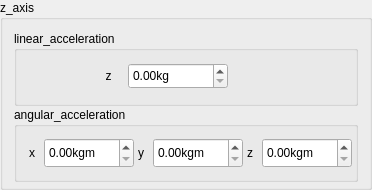
              <widget class="QGroupBox" name="fam_z_axis_groupbox">
               <property name="minimumSize">
                <size>
                 <width>370</width>
                 <height>190</height>
                </size>
               </property>
               <property name="maximumSize">
                <size>
                 <width>372</width>
                 <height>190</height>
                </size>
               </property>
               <property name="title">
                <string>z_axis</string>
               </property>
               <layout class="QGridLayout" name="gridLayout_13">
                <item row="0" column="0">
                 <widget class="QGroupBox" name="fluid_z_linear_acceleration_groupbox">
                  <property name="minimumSize">
                   <size>
                    <width>343</width>
                    <height>75</height>
                   </size>
                  </property>
                  <property name="maximumSize">
                   <size>
                    <width>344</width>
                    <height>78</height>
                   </size>
                  </property>
                  <property name="toolTip">
                   <string> Added mass in the X axis due to linear acceleration in the x,y,z axes</string>
                  </property>
                  <property name="title">
                   <string>linear_acceleration</string>
                  </property>
                  <widget class="QWidget" name="layoutWidget">
                   <property name="geometry">
                    <rect>
                     <x>81</x>
                     <y>32</y>
                     <width>139</width>
                     <height>26</height>
                    </rect>
                   </property>
                   <layout class="QHBoxLayout" name="horizontalLayout_7">
                    <item>
                     <widget class="QLabel" name="fam_zz_label">
                      <property name="minimumSize">
                       <size>
                        <width>12</width>
                        <height>24</height>
                       </size>
                      </property>
                      <property name="maximumSize">
                       <size>
                        <width>15</width>
                        <height>30</height>
                       </size>
                      </property>
                      <property name="text">
                       <string>z</string>
                      </property>
                      <property name="alignment">
                       <set>Qt::AlignCenter</set>
                      </property>
                     </widget>
                    </item>
                    <item>
                     <widget class="QDoubleSpinBox" name="fam_zz_sp">
                      <property name="minimumSize">
                       <size>
                        <width>90</width>
                        <height>24</height>
                       </size>
                      </property>
                      <property name="maximumSize">
                       <size>
                        <width>100</width>
                        <height>30</height>
                       </size>
                      </property>
                      <property name="toolTip">
                       <string>Added mass in the Z axis due to linear acceleration in the Z axis, in kg.</string>
                      </property>
                      <property name="suffix">
                       <string>kg</string>
                      </property>
                      <property name="maximum">
                       <double>1000.000000000000000</double>
                      </property>
                     </widget>
                    </item>
                   </layout>
                  </widget>
                 </widget>
                </item>
                <item row="1" column="0">
                 <widget class="QGroupBox" name="fluid_z_angular_acceleration_groupbox">
                  <property name="minimumSize">
                   <size>
                    <width>343</width>
                    <height>75</height>
                   </size>
                  </property>
                  <property name="maximumSize">
                   <size>
                    <width>345</width>
                    <height>78</height>
                   </size>
                  </property>
                  <property name="toolTip">
                   <string> Added mass in the X axis due to linear acceleration in the x,y,z axes</string>
                  </property>
                  <property name="title">
                   <string>angular_acceleration</string>
                  </property>
                  <layout class="QGridLayout" name="gridLayout_5">
                   <item row="0" column="0">
                    <widget class="QLabel" name="fam_zp_label_">
                     <property name="minimumSize">
                      <size>
                       <width>12</width>
                       <height>24</height>
                      </size>
                     </property>
                     <property name="maximumSize">
                      <size>
                       <width>15</width>
                       <height>30</height>
                      </size>
                     </property>
                     <property name="text">
                      <string>x</string>
                     </property>
                     <property name="alignment">
                      <set>Qt::AlignCenter</set>
                     </property>
                    </widget>
                   </item>
                   <item row="0" column="1">
                    <widget class="QDoubleSpinBox" name="fam_zp_sp">
                     <property name="minimumSize">
                      <size>
                       <width>90</width>
                       <height>24</height>
                      </size>
                     </property>
                     <property name="maximumSize">
                      <size>
                       <width>100</width>
                       <height>30</height>
                      </size>
                     </property>
                     <property name="toolTip">
                      <string> Added mass in the Z axis due to angular acceleration about the X axis, and vice-versa, in kg * m.</string>
                     </property>
                     <property name="suffix">
                      <string>kgm</string>
                     </property>
                     <property name="maximum">
                      <double>1000.000000000000000</double>
                     </property>
                    </widget>
                   </item>
                   <item row="0" column="2">
                    <widget class="QLabel" name="fam_zq_label">
                     <property name="minimumSize">
                      <size>
                       <width>12</width>
                       <height>24</height>
                      </size>
                     </property>
                     <property name="maximumSize">
                      <size>
                       <width>15</width>
                       <height>30</height>
                      </size>
                     </property>
                     <property name="text">
                      <string>y</string>
                     </property>
                     <property name="alignment">
                      <set>Qt::AlignCenter</set>
                     </property>
                    </widget>
                   </item>
                   <item row="0" column="3">
                    <widget class="QDoubleSpinBox" name="fam_zq_sp">
                     <property name="minimumSize">
                      <size>
                       <width>90</width>
                       <height>24</height>
                      </size>
                     </property>
                     <property name="maximumSize">
                      <size>
                       <width>100</width>
                       <height>30</height>
                      </size>
                     </property>
                     <property name="toolTip">
                      <string>Added mass in the Z axis due to angular acceleration about the Y axis, and vice-versa, in kg * m.</string>
                     </property>
                     <property name="suffix">
                      <string>kgm</string>
                     </property>
                     <property name="maximum">
                      <double>1000.000000000000000</double>
                     </property>
                    </widget>
                   </item>
                   <item row="0" column="4">
                    <widget class="QLabel" name="fam_zr_label">
                     <property name="minimumSize">
                      <size>
                       <width>12</width>
                       <height>24</height>
                      </size>
                     </property>
                     <property name="maximumSize">
                      <size>
                       <width>15</width>
                       <height>30</height>
                      </size>
                     </property>
                     <property name="text">
                      <string>z</string>
                     </property>
                     <property name="alignment">
                      <set>Qt::AlignCenter</set>
                     </property>
                    </widget>
                   </item>
                   <item row="0" column="5">
                    <widget class="QDoubleSpinBox" name="fam_zr_sp">
                     <property name="minimumSize">
                      <size>
                       <width>90</width>
                       <height>24</height>
                      </size>
                     </property>
                     <property name="maximumSize">
                      <size>
                       <width>100</width>
                       <height>30</height>
                      </size>
                     </property>
                     <property name="toolTip">
                      <string>Added mass in the Z axis due to angular acceleration about the Z axis, and vice-versa, in kg * m.</string>
                     </property>
                     <property name="suffix">
                      <string>kgm</string>
                     </property>
                     <property name="maximum">
                      <double>1000.000000000000000</double>
                     </property>
                    </widget>
                   </item>
                  </layout>
                 </widget>
                </item>
               </layout>
              </widget>
